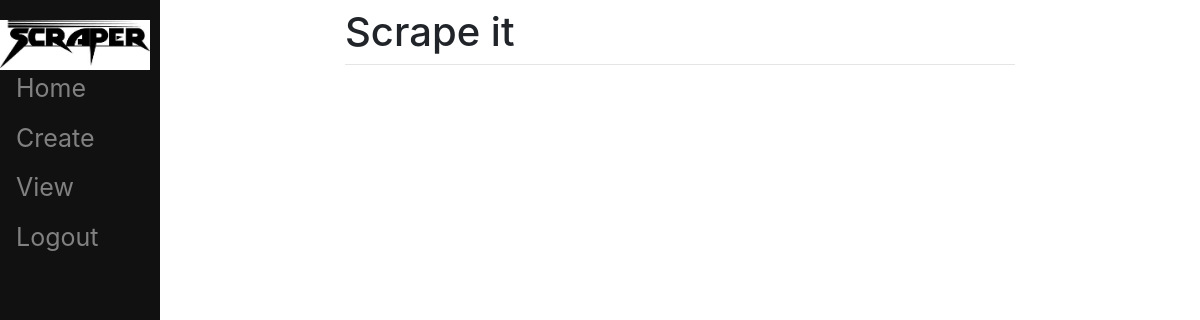
Page /view/ (signed in) on the earlier database version.
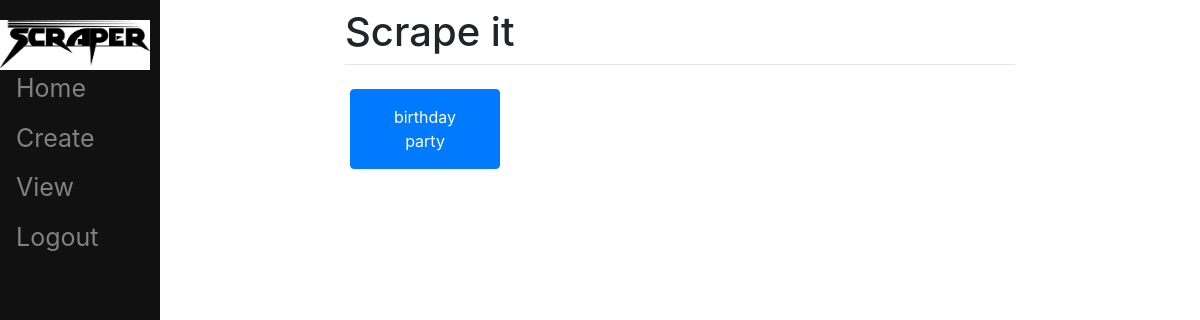
Same page on the later database version.
### scrape/models.py (models this page shows, shortened)
class ShoppingList(models.Model):
	user = models.ForeignKey(User, on_delete=models.CASCADE, related_name="shoppingList", null=True) #every todo list create will be linked to a user
	name = models.CharField(max_length=200)

### scrape/views.py (the view)
# urls.py: path("view/",views.view,name="view"),
def view(request):
    return render(request, "scrape/view.html")

### scrape/templates/scrape/view.html (shortened to what this page needs)
{% extends "scrape/base.html" %}
{% block content %}
  {% for td in user.shoppingList.all %}
  <button type="button" class="btn btn-primary" id = "button">
    <a id ="viewList" href="/{{td.id}}">{{td.name}}</a>
  </button>
  {% endfor %}
{% endblock %}

Differences in the rows shown:
added ShoppingList: name "birthday party"
